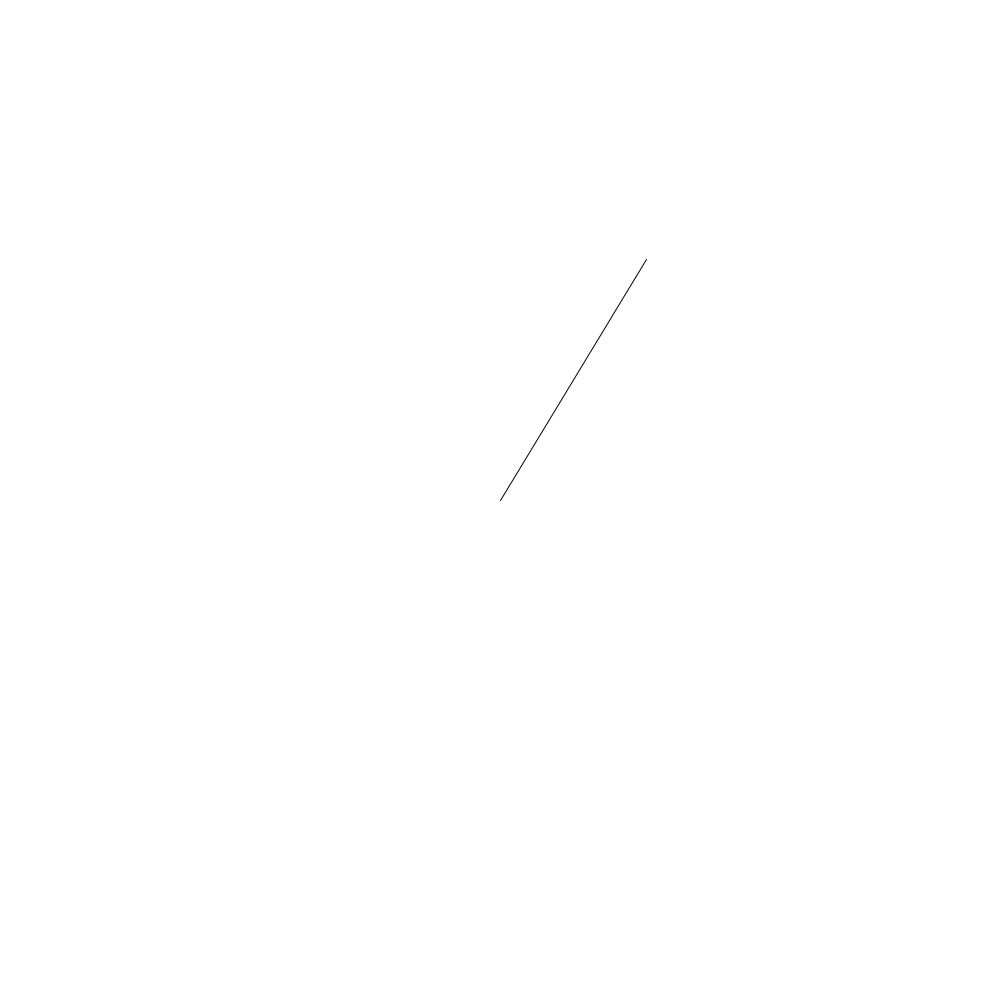
Frame 1 (no input)
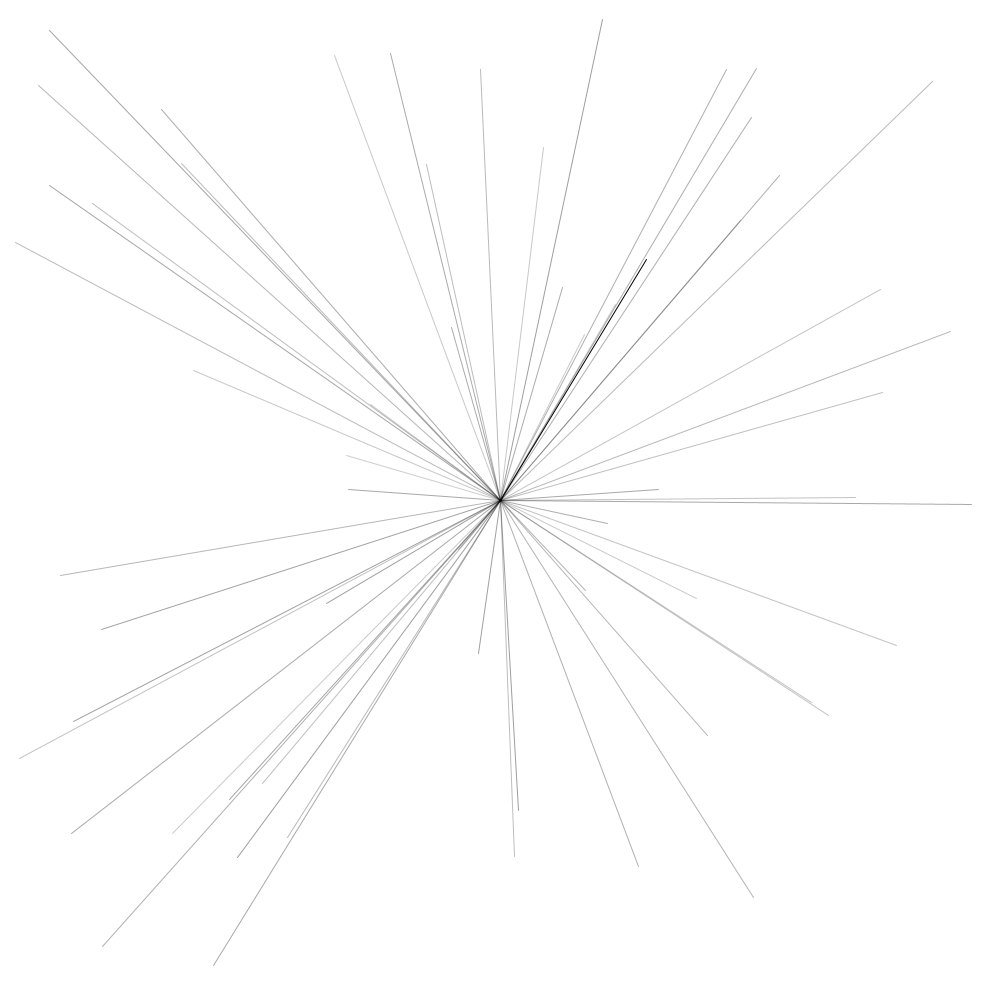
Frame 60 (the mouse pressed at the canvas centre just before this capture)
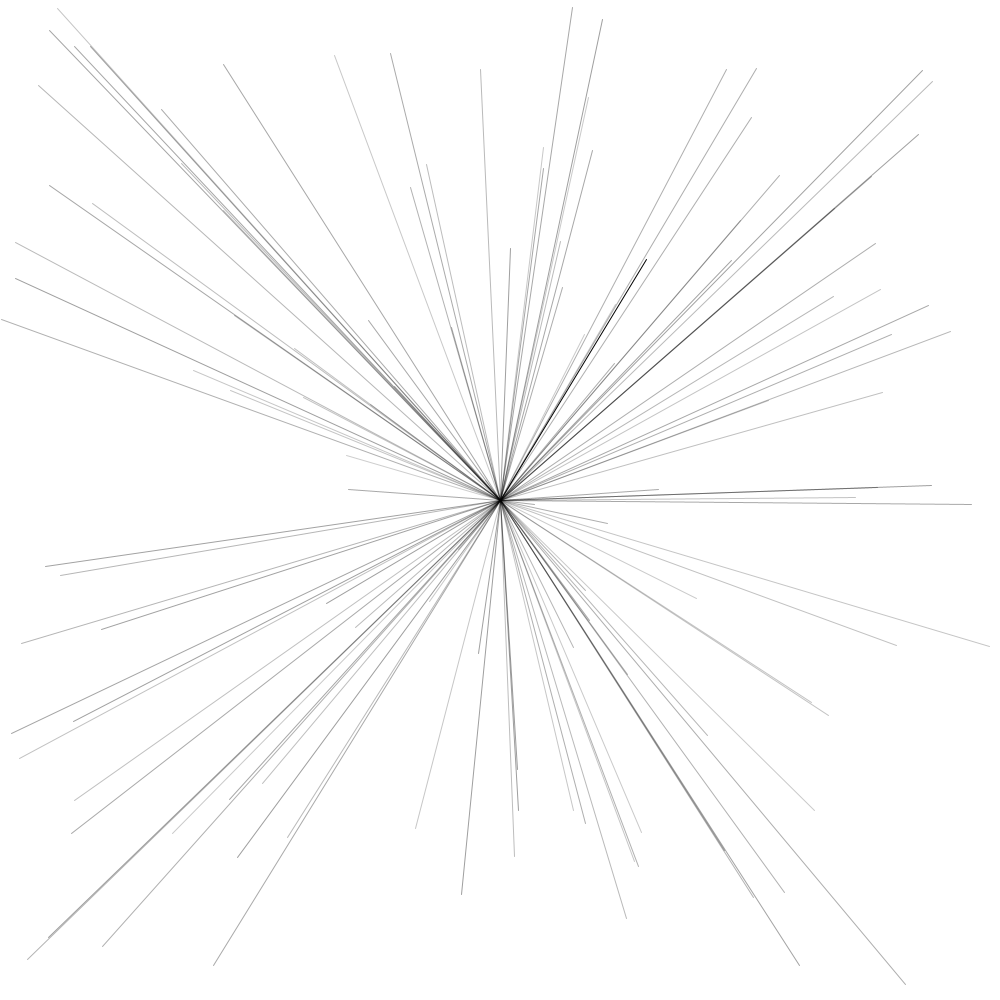
Frame 120 (the mouse held since frame 60 and released just before this capture)

The Processing sketch that drew these frames (run headless with seeded random() and noise(); from frame 60 on, the mouse is pressed at the canvas centre):

// Processing sketch: desafio_tunel
// ── desafio_tunel.pde
void setup() {
  size(1000,1000);
  background(255);
}

void draw() {
  line(width/2,height/2,random(width),random(height));
  stroke(0,0,0,random(50,100));
}
